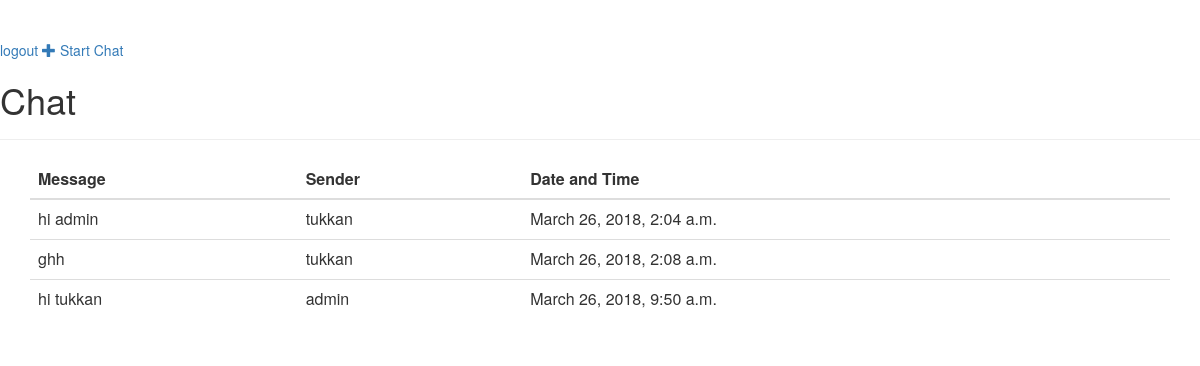
The page / (signed in) on the database as committed earlier.
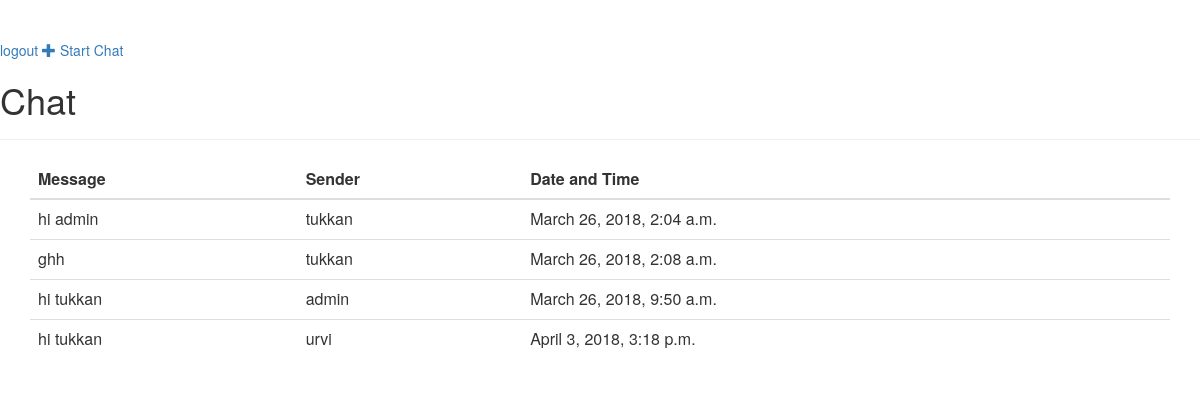
The same page on the database as committed later.
### Chat/models.py (models this page shows)
class Message(models.Model):
    text = models.TextField()
    datetime = models.DateTimeField()
    sender = models.ForeignKey(User, related_name='messages_sent',on_delete=models.CASCADE)
    receiver = models.ForeignKey(User, related_name='messages_received',on_delete=models.CASCADE)

### Chat/views.py (the view)
# urls.py: url(r'^$', views.post_list, name='post_list'),
def post_list(request):
    message = Message.objects.all().filter(receiver=request.user)
    return render(request, 'base.html',context={'message':message})

### Chat/templates/base.html (shortened to what this page needs)
{% load staticfiles %}
<html>
    <head>
        <link rel="stylesheet" href="{% static 'css/dashboard.css' %}">
  <link rel="stylesheet" href="https://maxcdn.bootstrapcdn.com/bootstrap/3.3.7/css/bootstrap.min.css">
    </head>
    <body>
     {% if user.is_authenticated %}
        <div class="page-header">
            <a href="{% url 'logout' %}">logout </a>
            <a href="{% url 'post_new' %}" class="top-menu"><span class="glyphicon glyphicon-plus"></span> Start Chat</a>
            <h1>Chat</h1>
        </div>
          <div class="container">
  <table class="table">
    <thead>
      <tr>
        <th>Message</th>
        <th>Sender</th>
        <th>Date and Time</th>
      </tr>
    </thead>
    <tbody>
    {% for i in message %}
      <tr>
        <td>{{ i.text }}</td>
        <td>{{ i.sender }}</td>
        <td>{{ i.datetime }}</td>
      </tr>
     {% endfor %}
    </tbody>
  </table>
</div>
    {% else %}
    <p><a href="{% url 'login' %}">Login</a></p>
    <p><a href="{% url 'signup' %}">Create New User</a></p>
    {% endif %}
    </body>
</html>

Rows that differ between the two databases and show on the page:
added Message: text "hi tukkan", sender "urvi", datetime "April 3, 2018, 3:18 p.m."
